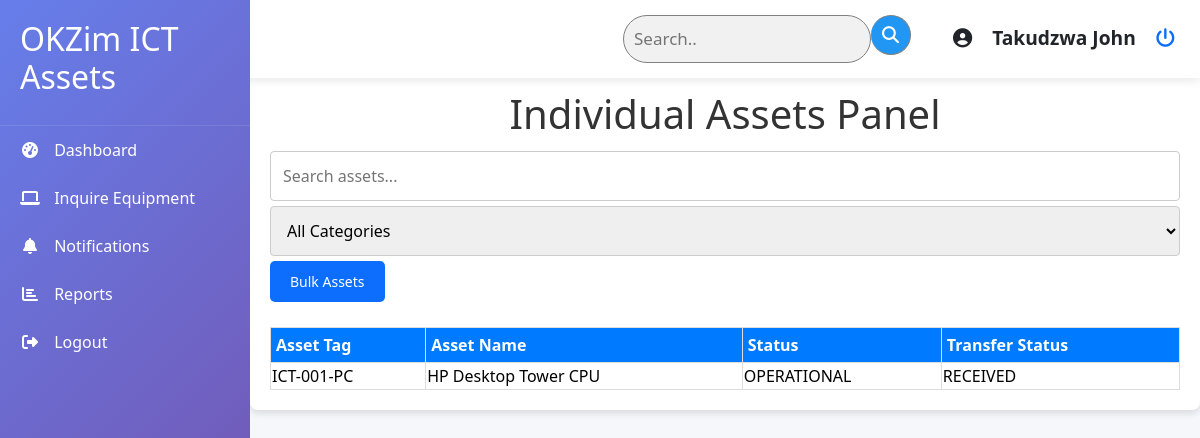
Before: /asset_management/asset_management/ (signed in) with the older database file.
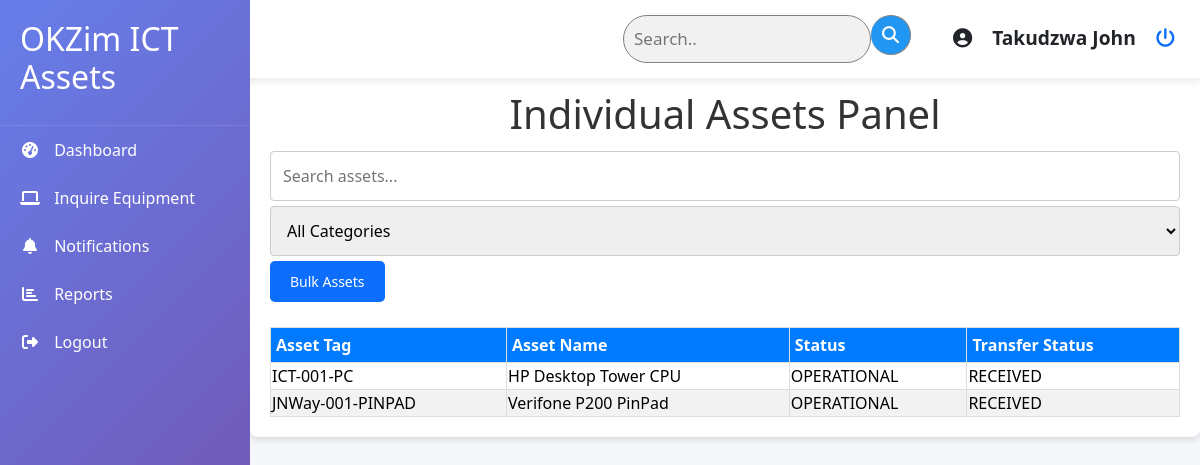
After: the same page with the newer database file.
### asset_management/models.py (models this page shows, shortened)
class Asset(models.Model):
    ASSET_STATUS_CHOICES = [
        ("OPERATIONAL", "Operational"),
        ("NON_OPERATIONAL", "Non-Operational"),
        ("DECOMMISSIONED", "Decommissioned"),
        ("LOST", "Lost"),
        ("STOLEN", "Stolen"),
    ]
    TRANSFER_STATUS = [
        ("PROCESSING", "PROCESSING"),
        ("RECEIVED", "RECEIVED"),
    ]
    asset_tag = models.CharField(max_length=50, unique=True)
    name = models.CharField(max_length=200)
    category = models.ForeignKey(AssetCategory, on_delete=models.PROTECT)
    model = models.CharField(max_length=100)
    serial_number = models.CharField(max_length=100, unique=True)
    purchase_date = models.DateField()
    vendor = models.ForeignKey(Vendor, on_delete=models.PROTECT)
    status = models.CharField(
        max_length=20, choices=ASSET_STATUS_CHOICES, default="OPERATIONAL"
    )
    assigned_department = models.ForeignKey(
        Department, on_delete=models.PROTECT, related_name="assets", null=True, blank=True
    )
    assigned_branch = models.ForeignKey(
        Branch, on_delete=models.PROTECT, related_name="assets", null=True, blank=True
    )
    notes = models.TextField(blank=True)
    created_at = models.DateTimeField(auto_now_add=True)
    updated_at = models.DateTimeField(auto_now=True)
    transfer_status = models.CharField(choices=TRANSFER_STATUS, default="RECEIVED")

class AssetCategory(models.Model):
    name = models.CharField(max_length=100)
    def __str__(self):
        return self.name
    class Meta:
        verbose_name_plural = "Asset Categories"

### asset_management/views.py (the view)
# urls.py: path('asset_management/', views.individual_assets_view, name='individual_assets'),
@login_required
def individual_assets_view(request):
    user = request.user
    if not hasattr(user, "profile") or not user.profile.user_branch:
        messages.error(request, "Your profile is not set up correctly.")
        return redirect("dashboard")
    user_branch = user.profile.user_branch
    assets = Asset.objects.filter(assigned_branch=user_branch)
    context = {
        "assets": assets,
        "asset_categories": AssetCategory.objects.all(),
    }
    return render(request, "assets/individual_assets.html", context)

### asset_management/templates/assets/individual_assets.html (shortened to what this page needs)
{% extends 'base.html' %}
{% load static %}
{% block content %}
<div class="am">
    <div class="container">
        <h1>Individual Assets Panel</h1>
        <input type="text" id="searchInput" placeholder="Search assets..." class="search-bar">
        <select id="categoryFilter" class="filter-dropdown">
            <option value="">All Categories</option>
        </select>
        <a href="{% url 'bulk_assets' %}" class="button-link">Bulk Assets</a>
        <table class="styled-table">
            <thead>
                <tr>
                    <th>Asset Tag</th>
                    <th>Asset Name</th>
                    <th>Status</th>
                    <th>Transfer Status</th>
                </tr>
            </thead>
            <tbody id="assetTableBody">
                {% for asset in assets %}
                <tr>
                    <td><a href="{% url 'asset_detail' asset.asset_tag %}" class="link">{{ asset.asset_tag }}</a></td>
                    <td><a href="{% url 'asset_detail' asset.asset_tag %}" class="link">{{ asset.name }} {{ asset.model }} {{ asset.category }}</a></td>
                    <td><a href="{% url 'asset_detail' asset.asset_tag %}" class="link">{{ asset.status }}</a></td>
                    <td><a href="{% url 'asset_detail' asset.asset_tag %}" class="link">{{ asset.transfer_status }}</a></td>
                </tr>
                {% empty %}
                <tr>
                    <td colspan="7">No assets available</td>
                </tr>
                {% endfor %}
            </tbody>
        </table>
    </div>
</div>
{% endblock %}

Changed rows visible on the page:
now on this page (row edited): Asset: asset_tag "JNWay-001-PINPAD", name "Verifone", model "P200", category "PinPad", status "OPERATIONAL", transfer_status "RECEIVED"
